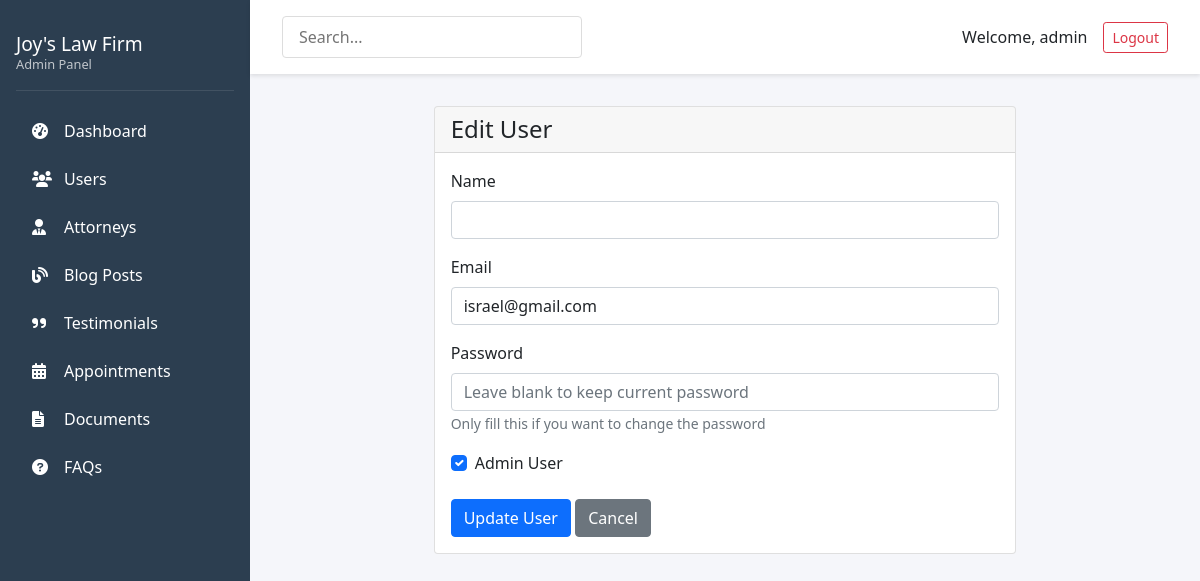
The app's page /admin/users/edit/2 (signed in) with its own data.
### app/models.py (models this page shows, shortened)
class User(db.Model, UserMixin):
    id = db.Column(db.Integer, primary_key=True)
    username = db.Column(db.String(64), unique=True, nullable=False)
    email = db.Column(db.String(120), unique=True, nullable=False)
    password_hash = db.Column(db.String(128))
    role = db.Column(db.String(20), default='client')  # client, attorney, admin
    is_admin = db.Column(db.Boolean, default=False)
    created_at = db.Column(db.DateTime, default=datetime.utcnow)
    client = db.relationship('Client', backref='user', uselist=False, cascade="all, delete-orphan")
    attorney = db.relationship('Attorney', backref='user', uselist=False, cascade="all, delete-orphan")
    documents = db.relationship('Document', backref='uploader', lazy='dynamic',
                               foreign_keys='Document.uploaded_by')
    blog_posts = db.relationship('BlogPost', backref='author', lazy='dynamic')

### app/routes/admin.py (the view)
    @login_required
    def decorated_function(*args, **kwargs):
        if not current_user.is_admin:
            flash('You do not have permission to access this page.', 'danger')
            return redirect(url_for('main.index'))
        return f(*args, **kwargs)

### app/models.py (called while the page is built)
@login_manager.user_loader
def load_user(user_id):
    return User.query.get(int(user_id))

### app/routes/admin.py (called while the page is built, shortened)
def admin_required(f):
    @login_required
    def decorated_function(*args, **kwargs):
        if not current_user.is_admin:
            flash('You do not have permission to access this page.', 'danger')
            return redirect(url_for('main.index'))
        return f(*args, **kwargs)
    decorated_function.__name__ = f.__name__
    return decorated_function

@admin.route('/users/edit/<int:id>', methods=['GET', 'POST'])
@admin_required
def edit_user(id):
    user = User.query.get_or_404(id)
    return render_template('admin/edit_user.html', user=user)

### app/templates/admin/edit_user.html (shortened to what this page needs)
{% extends "admin/base.html" %}
{% block content %}
<div class="row justify-content-center">
    <div class="col-md-8">
        <div class="card">
            <div class="card-header">
                <h4 class="mb-0">Edit User</h4>
            </div>
            <div class="card-body">
                <form method="POST">
                    <div class="mb-3">
                        <label for="name" class="form-label">Name</label>
                        <input type="text" class="form-control" id="name" name="name" value="{{ user.name }}" required>
                    </div>
                    <div class="mb-3">
                        <label for="email" class="form-label">Email</label>
                        <input type="email" class="form-control" id="email" name="email" value="{{ user.email }}" required>
                    </div>
                    <div class="mb-3">
                        <label for="password" class="form-label">Password</label>
                        <input type="password" class="form-control" id="password" name="password" placeholder="Leave blank to keep current password">
                        <small class="text-muted">Only fill this if you want to change the password</small>
                    </div>
                    <div class="mb-3 form-check">
                        <input type="checkbox" class="form-check-input" id="is_admin" name="is_admin" {% if user.is_admin %}checked{% endif %}>
                        <label class="form-check-label" for="is_admin">Admin User</label>
                    </div>
                    <div class="mt-4">
                        <button type="submit" class="btn btn-primary">Update User</button>
                        <a href="{{ url_for('admin.users') }}" class="btn btn-secondary">Cancel</a>
                    </div>
                </form>
            </div>
        </div>
    </div>
</div>
{% endblock %}

### app/templates/admin/base.html (shortened to what this page needs)
<!DOCTYPE html>
<html lang="en">
<head>
    <link rel="stylesheet" href="https://cdnjs.cloudflare.com/ajax/libs/font-awesome/6.0.0/css/all.min.css">
    <link href="https://cdn.jsdelivr.net/npm/bootstrap@5.1.3/dist/css/bootstrap.min.css" rel="stylesheet">
    <link rel="stylesheet" href="{{ url_for('static', filename='css/admin.css') }}">
</head>
<body>
    <div class="admin-layout">
        <nav class="admin-sidebar">
            <div class="sidebar-header">
                <h3>Joy's Law Firm</h3>
                <p>Admin Panel</p>
            </div>
            <ul class="sidebar-nav">
                <li><a href="{{ url_for('admin.dashboard') }}"><i class="fas fa-tachometer-alt"></i> Dashboard</a></li>
                <li><a href="{{ url_for('admin.users') }}"><i class="fas fa-users"></i> Users</a></li>
                <li><a href="{{ url_for('admin.attorneys') }}"><i class="fas fa-user-tie"></i> Attorneys</a></li>
                <li><a href="{{ url_for('admin.blog') }}"><i class="fas fa-blog"></i> Blog Posts</a></li>
                <li><a href="{{ url_for('admin.testimonials') }}"><i class="fas fa-quote-right"></i> Testimonials</a></li>
                <li><a href="{{ url_for('admin.appointments') }}"><i class="fas fa-calendar-alt"></i> Appointments</a></li>
                <li><a href="{{ url_for('admin.documents') }}"><i class="fas fa-file-alt"></i> Documents</a></li>
                <li><a href="{{ url_for('admin.faqs') }}"><i class="fas fa-question-circle"></i> FAQs</a></li>
            </ul>
        </nav>
        <div class="admin-main">
            <header class="admin-header">
                <div class="header-search">
                    <input type="text" placeholder="Search...">
                </div>
                <div class="header-user">
                    <span>Welcome, {{ current_user.username }}</span>
                    <a href="{{ url_for('auth.logout') }}" class="btn btn-outline-danger btn-sm">Logout</a>
                </div>
            </header>
            <main class="admin-content">
                {% block content %}{% endblock %}
            </main>
        </div>
    </div>
</body>
</html>

### app/static/css/admin.css (style rules this page uses)
.admin-layout { display: flex; min-height: 100vh; }
.admin-sidebar { width: 250px; background: #2c3e50; color: white; padding: 1rem; }
.sidebar-header { padding: 1rem 0; border-bottom: 1px solid rgba(255,255,255,0.1); margin-bottom: 1rem; }
.sidebar-header h3 { margin: 0; font-size: 1.2rem; }
.sidebar-header p { margin: 0; font-size: 0.8rem; opacity: 0.7; }
.sidebar-nav { list-style: none; padding: 0; }
.sidebar-nav li a { display: flex; align-items: center; padding: 0.75rem 1rem; color: white; text-decoration: none; transition: all 0.3s; }
.sidebar-nav li a i { margin-right: 0.75rem; width: 20px; }
.admin-main { flex: 1; background: #f5f6fa; }
.admin-header { background: white; padding: 1rem 2rem; display: flex; justify-content: space-between; align-items: center; box-shadow: 0 2px 4px rgba(0,0,0,0.1); }
.header-search input { padding: 0.5rem 1rem; border: 1px solid #ddd; border-radius: 4px; width: 300px; }
.header-user { display: flex; align-items: center; gap: 1rem; }
.admin-content { padding: 2rem; }

### records on screen
User: username "admin"
User: email "israel@gmail.com", is_admin "☑"
